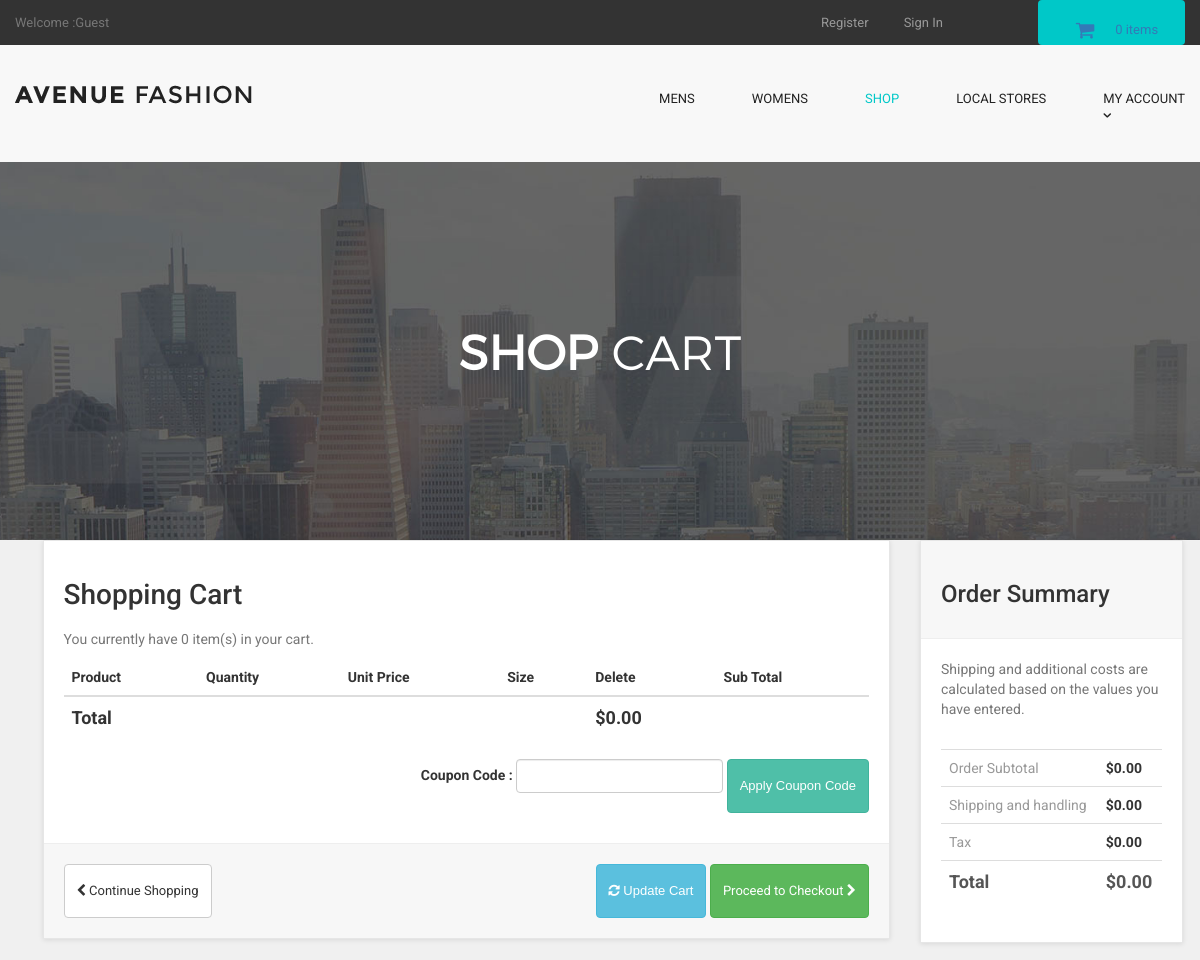
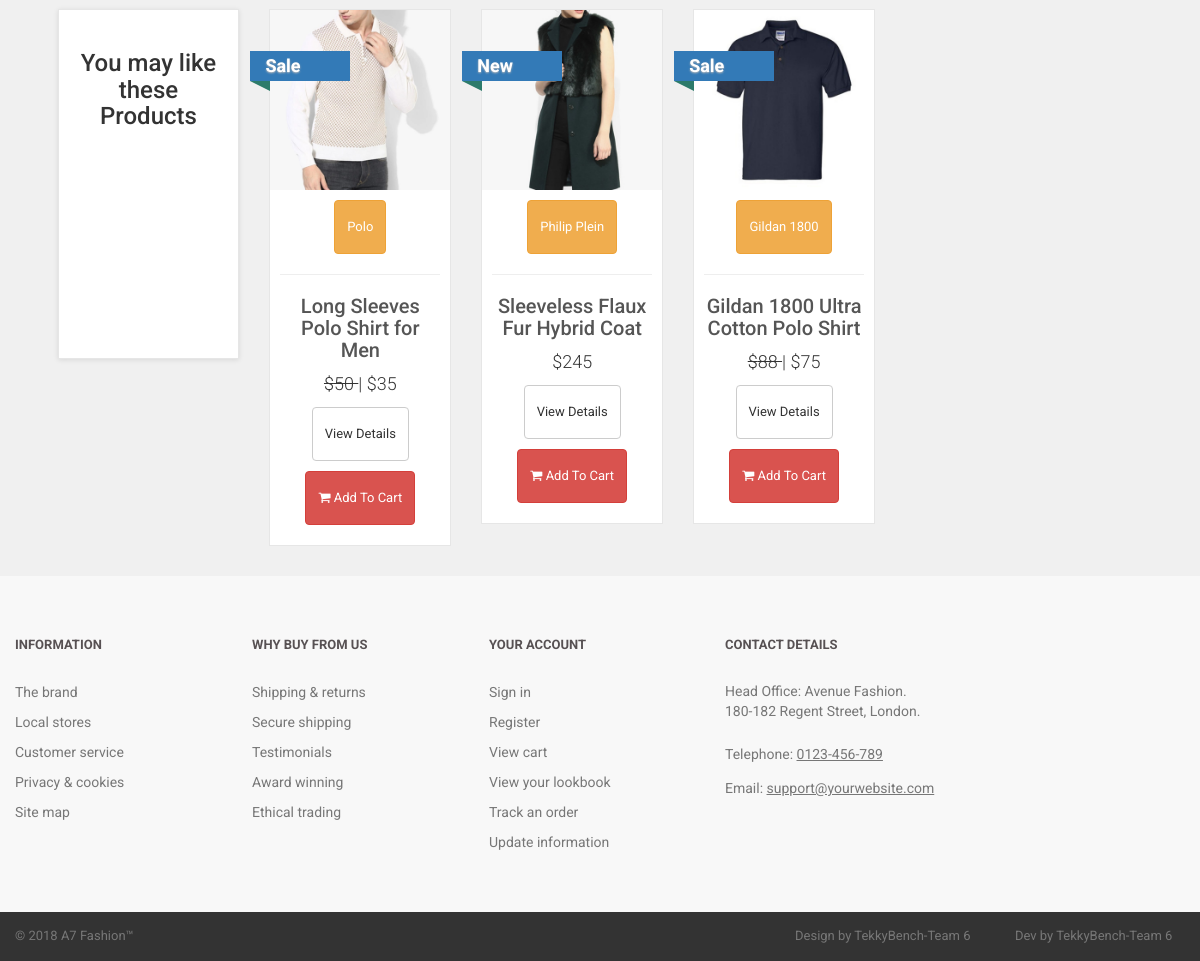
The app's page /cart.php with its own data (2 pictures, top to bottom).
### tables this page shows
CREATE TABLE `products` (
  `product_id` int(10) NOT NULL,
  `p_cat_id` int(10) NOT NULL,
  `cat_id` int(10) NOT NULL,
  `manufacturer_id` int(10) NOT NULL,
  `date` timestamp NOT NULL DEFAULT current_timestamp() ON UPDATE current_timestamp(),
  `product_title` text NOT NULL,
  `product_url` text NOT NULL,
  `product_img1` text NOT NULL,
  `product_img2` text NOT NULL,
  `product_img3` text NOT NULL,
  `product_price` int(10) NOT NULL,
  `product_psp_price` int(100) NOT NULL,
  `product_desc` text NOT NULL,
  `product_features` text NOT NULL,
  `product_video` text NOT NULL,
  `product_keywords` text NOT NULL,
  `product_label` text NOT NULL,
  `status` varchar(255) NOT NULL
);

CREATE TABLE `manufacturers` (
  `manufacturer_id` int(10) NOT NULL,
  `manufacturer_title` text NOT NULL,
  `manufacturer_top` text NOT NULL,
  `manufacturer_image` text NOT NULL
);

### cart.php (the view, shortened to what this page needs)
<?php
include("includes/db.php");
include("includes/header.php");
include("functions/functions.php");
include("includes/main.php");
?>
  <main>
    <div class="nero">
      <div class="nero__heading">
        <span class="nero__bold">SHOP</span> Cart
      </div>
    </div>
  </main>
<div id="content" >
<div class="container" >
<div class="col-md-9" id="cart" >
<div class="box" >
<form action="cart.php" method="post" enctype="multipart-form-data" >
<h1> Shopping Cart </h1>
<?php
$ip_add = getRealUserIp();
$select_cart = "select * from cart where ip_add='$ip_add'";
$run_cart = mysqli_query($con,$select_cart);
$count = mysqli_num_rows($run_cart);
?>
<p class="text-muted" > You currently have <?php echo $count; ?> item(s) in your cart. </p>
<div class="table-responsive" >
<table class="table" >
<thead>
<tr>
<th colspan="2" >Product</th>
<th>Quantity</th>
<th>Unit Price</th>
<th>Size</th>
<th colspan="1">Delete</th>
<th colspan="2"> Sub Total </th>
</tr>
</thead>
<?php
$total = 0;
?>
<tfoot>
<tr>
<th colspan="5"> Total </th>
<th colspan="2"> $<?php echo $total; ?>.00 </th>
</tr>
</tfoot>
</table>
<div class="form-inline pull-right">
<div class="form-group">
<label>Coupon Code : </label>
<input type="text" name="code" class="form-control">
</div>
<input class="btn btn-primary" type="submit" name="apply_coupon" value="Apply Coupon Code" >
</div>
</div>
<div class="box-footer">
<div class="pull-left">
<a href="index.php" class="btn btn-default">
<i class="fa fa-chevron-left"></i> Continue Shopping
</a>
</div>
<div class="pull-right">
<button class="btn btn-info" type="submit" name="update" value="Update Cart">
<i class="fa fa-refresh"></i> Update Cart
</button>
<a href="checkout.php" class="btn btn-success">
Proceed to Checkout <i class="fa fa-chevron-right"></i>
</a>
</div>
</div>
</form>
</div>
<div id="row same-height-row">
<div class="col-md-3 col-sm-6">
<div class="box same-height headline">
<h3 class="text-center"> You may like these Products </h3>
</div>
</div>
<?php
$get_products = "select * from products order by rand() LIMIT 0,3";
$run_products = mysqli_query($con,$get_products);
while($row_products=mysqli_fetch_array($run_products)){
$pro_title = $row_products['product_title'];
$pro_price = $row_products['product_price'];
$pro_img1 = $row_products['product_img1'];
$pro_label = $row_products['product_label'];
$manufacturer_id = $row_products['manufacturer_id'];
$get_manufacturer = "select * from manufacturers where manufacturer_id='$manufacturer_id'";
$run_manufacturer = mysqli_query($db,$get_manufacturer);
$row_manufacturer = mysqli_fetch_array($run_manufacturer);
$manufacturer_name = $row_manufacturer['manufacturer_title'];
$pro_psp_price = $row_products['product_psp_price'];
$pro_url = $row_products['product_url'];
if($pro_label == "Sale" or $pro_label == "Gift"){
$product_price = "<del> $$pro_price </del>";
$product_psp_price = "| $$pro_psp_price";
}
else{
$product_psp_price = "";
$product_price = "$$pro_price";
}
if($pro_label == ""){
}
else{
$product_label = "
<a class='label sale' href='#' style='color:black;'>
<div class='thelabel'>$pro_label</div>
<div class='label-background'> </div>
</a>
";
}
echo "
<div class='col-md-3 col-sm-6 center-responsive' >
<div class='product' >
<a href='$pro_url' >
<img src='admin_area/product_images/$pro_img1' class='img-responsive' >
</a>
<div class='text' >
<center>
<p class='btn btn-warning'> $manufacturer_name </p>
</center>
<hr>
<h3><a href='$pro_url' >$pro_title</a></h3>
<p class='price' > $product_price $product_psp_price </p>
<p class='buttons' >
<a href='$pro_url' class='btn btn-default' >View Details</a>
<a href='$pro_url' class='btn btn-danger'>
<i class='fa fa-shopping-cart'></i> Add To Cart
</a>
</p>
</div>
$product_label
</div>
</div>
";
}
?>
</div>
</div>
<div class="col-md-3">
<div class="box" id="order-summary">
<div class="box-header">
<h3>Order Summary</h3>
</div>
<p class="text-muted">
Shipping and additional costs are calculated based on the values you have entered.
</p>
<div class="table-responsive">
<table class="table">
<tbody>
<tr>
<td> Order Subtotal </td>
<th> $<?php echo $total; ?>.00 </th>
</tr>
<tr>
<td> Shipping and handling </td>
<th>$0.00</th>
</tr>
<tr>
<td>Tax</td>
<th>$0.00</th>
</tr>
<tr class="total">
<td>Total</td>
<th>$<?php echo $total; ?>.00</th>
</tr>
</tbody>
</table>
</div>
</div>
</div>
</div>
</div>
<?php
include("includes/footer.php");
?>
</body>
</html>

### styles/backend.css (style rules this page uses)
html { font-family: "Roboto", Helvetica, Arial, sans-serif; line-height: 1.15; -ms-text-size-adjust: 100%; -webkit-text-size-adjust: 100% }
body { margin: 0 }
h1 { font-size: 2em; margin: .67em 0 }
figcaption, figure, main { display: block }
hr { box-sizing: content-box; height: 0; overflow: visible }
a { background-color: transparent; -webkit-text-decoration-skip: objects }
img { border-style: none }
button, input, optgroup, select, textarea { font-family: sans-serif; font-size: 100%; line-height: 1.15; margin: 0 }
button, input { overflow: visible }
button, select { text-transform: none }
[type=reset], [type=submit], button, html [type=button] { -webkit-appearance: button }
html { box-sizing: border-box }
body { min-width: 1190px; font-family: Montserrat, sans-serif; font-weight: 400; background-color: white; }
.container { width: 1170px; margin: 0 auto }
img { max-width: 100%; height: auto }
.btn { display: inline-block; vertical-align: top; font-size: 13px; line-height: 40px; text-decoration: none; -webkit-transition: .3s; transition: .3s }
.nero { padding-top: 160px; padding-bottom: 140px; font-family: 'montserratlight', sans-serif; text-align: center; text-transform: uppercase; color: #FFF; background: #666 url("../images/banner-ave.jpg") no-repeat; background-size: cover; background-position: center; }
.nero__heading { font-size: 48px; }
.nero__bold { font-weight: 700; }

### styles/style.css (style rules this page uses)
body { font-family: "Roboto", Helvetica, Arial, sans-serif; font-size: 14px; line-height: 1.42857143; color: #333333; background-color: #f0f0f0; overflow-x: hidden; }
.btn-primary { color:rgb(255, 255, 255); background-color:rgb(79, 191, 168); border-color:rgb(65, 179, 156); }
.box { background: #fff; margin: 0 0 30px; border: solid 1px #e6e6e6; box-sizing: border-box; padding:20px; box-shadow: 0 1px 5px rgba(0, 0, 0, 0.1); }
#content { padding-left:25px; }
#content .product { background:#fff; border: solid 1px #e6e6e6; box-sizing: border-box; margin-bottom: 30px; }
#content .product .text p.price { font-size:18px; text-align:center; font-weight:300; }
#content .product .text .buttons { clear:both; text-align:center; }
#content .product .text h3 { text-align:center; font-size:20px; }
#content .product .text h3 a { color:rgb(85, 85, 85); }
#content .product .text { padding:10px 10px 0px; }
#content .product .text .buttons .btn { margin-bottom:10px; }
#content .headline { height: 350px; }
#content #cart .table tfoot { font-size:18px; }
.box .box-footer { background: #f7f7f7; margin: 30px -20px -20px; padding:20px; border-top: solid 1px #eeeeee; }
.box .box-footer:before, .box .box-footer:after { content:" "; display: table; }
.box .box-footer:after { clear:both; }
.box .box-header { background:#f7f7f7; margin:-20px -20px 20px; padding:20px; border-bottom: solid 1px #eeeeee; }
#content #order-summary table { margin-top: 20px; }
#content #order-summary table td { color: #999999; }
#content #order-summary table tr.total td, #content #order-summary table tr.total th { font-size: 18px; color:#555555; font-weight: 700; }
.label { text-decoration : none; position: absolute; top: 50px; padding-left:51px; z-index: 20; }
.label .thelabel { position: relative; width: 100px; padding: 6px 50px 6px 15px; margin: 40px 50px 10px -71px; color: #fff; font-size:18px; font-weight:bold; background-color: #337ab7; text-shadow: 0px 1px 2px #bbb ; }
.label .thelabel:before, .label .thelabel:after { content: ''; position: absolute; width:0; height:0; }
.label .thelabel:after { left: 0px; top: 100%; border-width : 5px 10px; border-style: solid; border-color: #2d7b6b #2d7b6b transparent transparent; }
.label.sale { top: 0; }

### records on screen
products: product_img1 (picture), manufacturer.manufacturer_title "Polo", product_title "Long Sleeves Polo Shirt for Men", product_price "50", product_psp_price "| $35", product_label "Sale"
products: product_img1 (picture), manufacturer.manufacturer_title "Philip Plein", product_title "Sleeveless Flaux Fur Hybrid Coat", product_price "$245", product_label "New"
products: product_img1 (picture), manufacturer.manufacturer_title "Gildan 1800", product_title "Gildan 1800 Ultra Cotton Polo Shirt", product_price "88", product_psp_price "| $75", product_label "Sale"

### other values on screen
$count_items "0"
$count "0"
$total "0"
